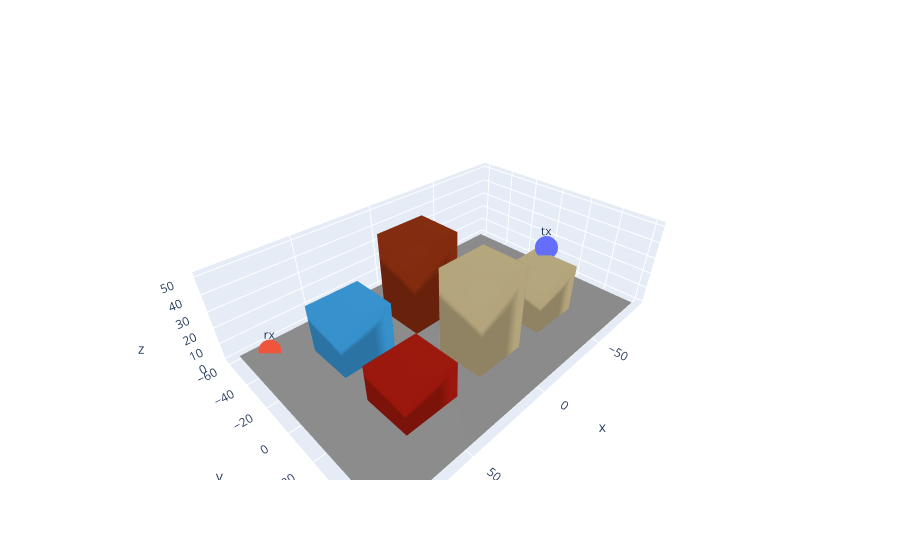

This figure's notebook cell:
### Code cell
key_example = jr.key(1234)

with reuse() as fig:
    scene = random_scene(key=key_example)
    scene.plot(showlegend=False)

    num_active_primitives = scene.mesh.num_active_primitives

    for order in [0, 1, 2, 3]:
        num_valid_paths = 0
        if order == 0:
            num_path_candidates = 1
        else:
            num_path_candidates = num_active_primitives * (
                num_active_primitives - 1
            ) ** (order - 1)
        for paths in tqdm(
            scene.compute_paths(order=order, chunk_size=1_000_000),
            desc="Processing path candidates",
            leave=False,
        ):
            num_valid_paths += paths.num_valid_paths
        paths.plot(showlegend=False)
        print(
            f"(order = {order}) Found {num_valid_paths:2d} valid paths our of {num_path_candidates:4d} path candidates."
        )

fig

### Figure 1 — Plotly figure (JSON) as saved in the notebook; plotly's stock layout.template omitted (floating-point values rounded to 4 significant figures; data arrays with more than 128 entries replaced by an {"elided": "..."} marker saying what was removed)
{"data": [{"mode": "markers+text", "showlegend": false, "text": "tx", "type": "scatter3d", "x": [-62.2], "y": [16.64], "z": [32.89]}, {"mode": "markers+text", "showlegend": false, "text": "rx", "type": "scatter3d", "x": [79.94], "y": [-51.81], "z": [1.018]}, {"facecolor": {"elided": "62x3 float values"}, "i": [14, 14, 17, 17, 19, 19, 21, 21, 24, 24, 18, 18, 28, 28, 31, 31, 33, 33, 35, 35, 38, 38, 32, 32, 42, 42, 45, 45, 47, 47, 49, 49, 52, 52, 46, 46, 56, 56, 59, 59, 61, 61, 63, 63, 66, 66, 60, 60, 70, 70, 73, 73, 75, 75, 77, 77, 80, 80, 74, 74, 84, 84], "j": [15, 16, 16, 18, 18, 20, 20, 22, 19, 21, 26, 27, 29, 30, 30, 32, 32, 34, 34, 36, 33, 35, 40, 41, 43, 44, 44, 46, 46, 48, 48, 50, 47, 49, 54, 55, 57, 58, 58, 60, 60, 62, 62, 64, 61, 63, 68, 69, 71, 72, 72, 74, 74, 76, 76, 78, 75, 77, 82, 83, 85, 86], "k": [16, 17, 18, 19, 20, 21, 22, 23, 21, 25, 27, 20, 30, 31, 32, 33, 34, 35, 36, 37, 35, 39, 41, 34, 44, 45, 46, 47, 48, 49, 50, 51, 49, 53, 55, 48, 58, 59, 60, 61, 62, 63, 64, 65, 63, 67, 69, 62, 72, 73, 74, 75, 76, 77, 78, 79, 77, 81, 83, 76, 86, 87], "showlegend": false, "type": "mesh3d", "x": [-62.11, -62.11, -62.11, -62.11, -30.99, -30.99, -30.99, -30.99, -62.11, -62.11, -62.11, -62.11, -62.11, -62.11, -15.12, -15.12, -15.12, -15.12, 16.0, 16.0, 16.0, 16.0, -15.12, -15.12, -15.12, -15.12, -15.12, -15.12, 31.52, 31.52, 31.52, 31.52, 62.64, 62.64, 62.64, 62.64, 31.52, 31.52, 31.52, 31.52, 31.52, 31.52, -15.12, -15.12, -15.12, -15.12, 16.0, 16.0, 16.0, 16.0, -15.12, -15.12, -15.12, -15.12, -15.12, -15.12, -62.41, -62.41, -62.41, -62.41, -31.29, -31.29, -31.29, -31.29, -62.41, -62.41, -62.41, -62.41, -62.41, -62.41, 32.36, 32.36, 32.36, 32.36, 63.48, 63.48, 63.48, 63.48, 32.36, 32.36, 32.36, 32.36, 32.36, 32.36, -93.97, 92.43, 92.43, -93.97], "y": [-8.613, -8.613, -36.5, -36.5, -36.5, -36.5, -8.613, -8.613, -8.613, -8.613, -36.5, -8.613, -36.5, -8.613, -8.613, -8.613, -36.5, -36.5, -36.5, -36.5, -8.613, -8.613, -8.613, -8.613, -36.5, -8.613, -36.5, -8.613, -8.613, -8.613, -36.5, -36.5, -36.5, -36.5, -8.613, -8.613, -8.613, -8.613, -36.5, -8.613, -36.5, -8.613, 37.46, 37.46, 9.572, 9.572, 9.572, 9.572, 37.46, 37.46, 37.46, 37.46, 9.572, 37.46, 9.572, 37.46, 37.46, 37.46, 9.572, 9.572, 9.572, 9.572, 37.46, 37.46, 37.46, 37.46, 9.572, 37.46, 9.572, 37.46, 38.22, 38.22, 10.34, 10.34, 10.34, 10.34, 38.22, 38.22, 38.22, 38.22, 10.34, 38.22, 10.34, 38.22, 60.81, 60.81, -60.33, -60.33], "z": [-0.03079, 21.82, 21.82, -0.03079, 21.82, -0.03079, 21.82, -0.03079, 21.82, -0.03079, -0.03079, -0.03079, 21.82, 21.82, -0.03079, 50.94, 50.94, -0.03079, 50.94, -0.03079, 50.94, -0.03079, 50.94, -0.03079, -0.03079, -0.03079, 50.94, 50.94, -0.03079, 29.1, 29.1, -0.03079, 29.1, -0.03079, 29.1, -0.03079, 29.1, -0.03079, -0.03079, -0.03079, 29.1, 29.1, -0.03079, 50.94, 50.94, -0.03079, 50.94, -0.03079, 50.94, -0.03079, 50.94, -0.03079, -0.03079, -0.03079, 50.94, 50.94, -0.03079, 29.1, 29.1, -0.03079, 29.1, -0.03079, 29.1, -0.03079, 29.1, -0.03079, -0.03079, -0.03079, 29.1, 29.1, -0.03079, 21.82, 21.82, -0.03079, 21.82, -0.03079, 21.82, -0.03079, 21.82, -0.03079, -0.03079, -0.03079, 21.82, 21.82, -0.03079, -0.03079, -0.03079, -0.03079]}, {"mode": "lines", "showlegend": false, "type": "scatter3d", "x": [], "y": [], "z": []}, {"mode": "lines", "showlegend": false, "type": "scatter3d", "x": [], "y": [], "z": []}, {"mode": "lines", "showlegend": false, "type": "scatter3d", "x": [], "y": [], "z": []}, {"mode": "lines", "showlegend": false, "type": "scatter3d", "x": [], "y": [], "z": []}], "layout": {}}
